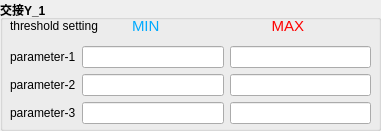
  <widget class="QGroupBox" name="groupBox_4">
   <property name="geometry">
    <rect>
     <x>810</x>
     <y>140</y>
     <width>381</width>
     <height>131</height>
    </rect>
   </property>
   <property name="font">
    <font>
     <weight>75</weight>
     <bold>true</bold>
    </font>
   </property>
   <property name="title">
    <string>交接Y_1</string>
   </property>
   <widget class="QWidget" name="layoutWidget_5">
    <property name="geometry">
     <rect>
      <x>10</x>
      <y>11</y>
      <width>361</width>
      <height>113</height>
     </rect>
    </property>
    <layout class="QVBoxLayout" name="verticalLayout_7" stretch="0,0">
     <item>
      <layout class="QHBoxLayout" name="horizontalLayout_14" stretch="3,3,3">
       <item>
        <widget class="QLabel" name="label_21">
         <property name="enabled">
          <bool>true</bool>
         </property>
         <property name="font">
          <font>
           <weight>50</weight>
           <bold>false</bold>
          </font>
         </property>
         <property name="text">
          <string>threshold setting</string>
         </property>
        </widget>
       </item>
       <item>
        <widget class="QLabel" name="label_22">
         <property name="font">
          <font>
           <family>Arial</family>
           <pointsize>11</pointsize>
           <weight>50</weight>
           <bold>false</bold>
          </font>
         </property>
         <property name="styleSheet">
          <string notr="true">color: rgb(0, 170, 255);</string>
         </property>
         <property name="text">
          <string>MIN</string>
         </property>
        </widget>
       </item>
       <item>
        <widget class="QLabel" name="label_23">
         <property name="enabled">
          <bool>true</bool>
         </property>
         <property name="font">
          <font>
           <family>Arial</family>
           <pointsize>11</pointsize>
           <weight>50</weight>
           <bold>false</bold>
          </font>
         </property>
         <property name="styleSheet">
          <string notr="true">color: rgb(255, 0, 0);</string>
         </property>
         <property name="text">
          <string>    MAX</string>
         </property>
        </widget>
       </item>
      </layout>
     </item>
     <item>
      <layout class="QVBoxLayout" name="verticalLayout_8">
       <item>
        <layout class="QHBoxLayout" name="horizontalLayout_15">
         <item>
          <widget class="QLabel" name="label_24">
           <property name="enabled">
            <bool>true</bool>
           </property>
           <property name="font">
            <font>
             <weight>50</weight>
             <bold>false</bold>
            </font>
           </property>
           <property name="text">
            <string>parameter-1</string>
           </property>
          </widget>
         </item>
         <item>
          <widget class="QLineEdit" name="lineEdit_3_1">
           <property name="alignment">
            <set>Qt::AlignRight|Qt::AlignTrailing|Qt::AlignVCenter</set>
           </property>
          </widget>
         </item>
         <item>
          <widget class="QLineEdit" name="lineEdit_3_2">
           <property name="alignment">
            <set>Qt::AlignRight|Qt::AlignTrailing|Qt::AlignVCenter</set>
           </property>
          </widget>
         </item>
        </layout>
       </item>
       <item>
        <layout class="QHBoxLayout" name="horizontalLayout_16">
         <item>
          <widget class="QLabel" name="label_25">
           <property name="enabled">
            <bool>true</bool>
           </property>
           <property name="font">
            <font>
             <weight>50</weight>
             <bold>false</bold>
            </font>
           </property>
           <property name="text">
            <string>parameter-2</string>
           </property>
          </widget>
         </item>
         <item>
          <widget class="QLineEdit" name="lineEdit_3_3">
           <property name="alignment">
            <set>Qt::AlignRight|Qt::AlignTrailing|Qt::AlignVCenter</set>
           </property>
          </widget>
         </item>
         <item>
          <widget class="QLineEdit" name="lineEdit_3_4">
           <property name="alignment">
            <set>Qt::AlignRight|Qt::AlignTrailing|Qt::AlignVCenter</set>
           </property>
          </widget>
         </item>
        </layout>
       </item>
       <item>
        <layout class="QHBoxLayout" name="horizontalLayout_17">
         <item>
          <widget class="QLabel" name="label_26">
           <property name="enabled">
            <bool>true</bool>
           </property>
           <property name="font">
            <font>
             <weight>50</weight>
             <bold>false</bold>
            </font>
           </property>
           <property name="text">
            <string>parameter-3</string>
           </property>
          </widget>
         </item>
         <item>
          <widget class="QLineEdit" name="lineEdit_3_5">
           <property name="alignment">
            <set>Qt::AlignRight|Qt::AlignTrailing|Qt::AlignVCenter</set>
           </property>
          </widget>
         </item>
         <item>
          <widget class="QLineEdit" name="lineEdit_3_6">
           <property name="alignment">
            <set>Qt::AlignRight|Qt::AlignTrailing|Qt::AlignVCenter</set>
           </property>
          </widget>
         </item>
        </layout>
       </item>
      </layout>
     </item>
    </layout>
   </widget>
  </widget>
